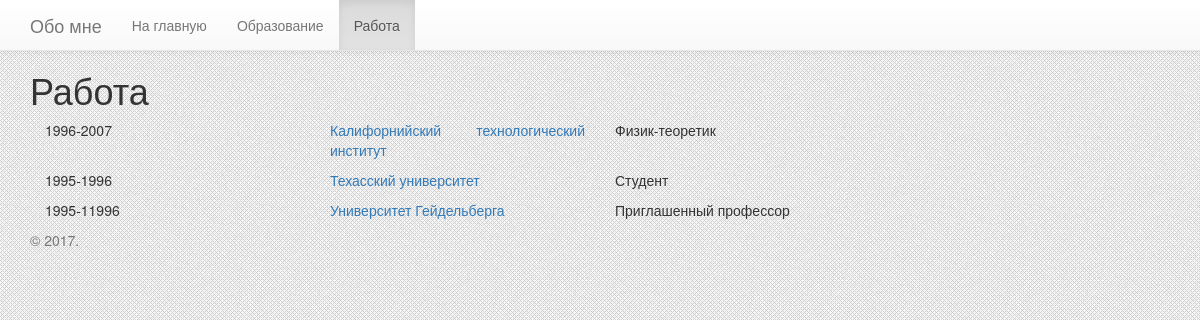
Page /work/ on the committed database.
### about_app/models.py (models this page shows, shortened)
class Work(models.Model):
    organization = models.ForeignKey(Organization, verbose_name='Организация', null=False)
    years = models.CharField(max_length=10)
    position = models.CharField(max_length=32)

class Organization(models.Model):
    name = models.CharField(verbose_name='Название', max_length=48)
    region = models.CharField(verbose_name='Регион', max_length=32)
    site = models.CharField(verbose_name='Сайт', max_length=64, blank=True)
    slug = models.SlugField(max_length=50, unique=True, blank=True)

### about_app/views.py (the view)
# urls.py: url(r'^work/$', work_view),
def work_view(request):
    name = 'Работа'
    works_list = Work.objects.all()
    return render(request, 'work.html', {'nbar': 'work', 'name': name, 'work_places': works_list})

### templates/work.html (shortened to what this page needs)
{% extends "_base.html" %}
{% block content %}
{% load static %}
<h1>{{ name }}</h1>
<div class="container-fluid">
     {% for place in work_places reversed %}
    <div class="row">
        <div class="col-md-3">
            <p>
                {{ place.years }}
            </p>
        </div>
        <div class="col-md-3">
            <p>
                <a href="{% url 'work_detail' slug=place.organization.slug  %}">{{ place.organization.name }}</a>
            </p>
        </div>
        <div class="col-md-6">
            <p>
                {{ place.position }}
            </p>
        </div>
    </div>
    {% endfor %}
</div>
{% endblock %}

### static/css/main.css (style rules this page uses)
body { padding-top: 50px; background: url(../img/lghtmesh.png) repeat; text-align: justify; }

### rows in the picture
Work: years "1996-2007", organization.name "Калифорнийский технологический институт", position "Физик-теоретик"
Work: years "1995-1996", organization.name "Техасский университет", position "Студент"
Work: years "1995-11996", organization.name "Университет Гейдельберга", position "Приглашенный профессор"

### other values in the picture
{{ name }} "Работа"
